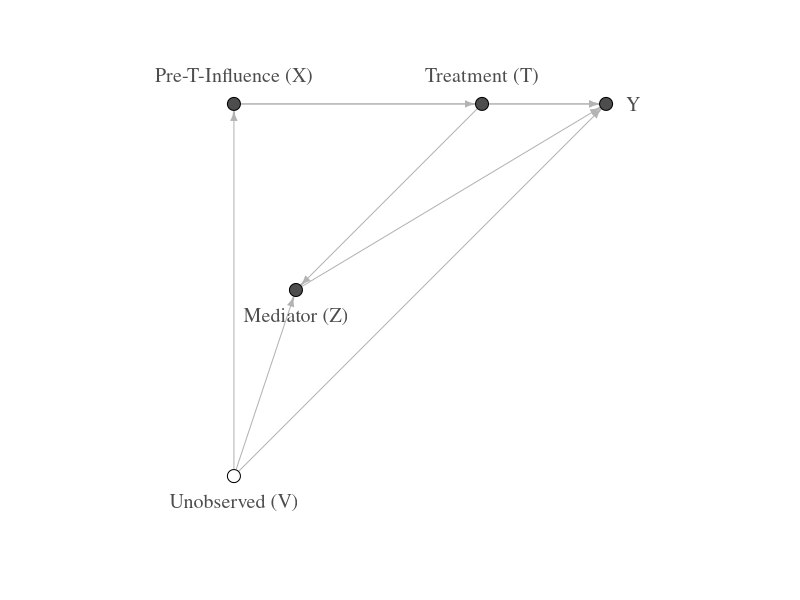
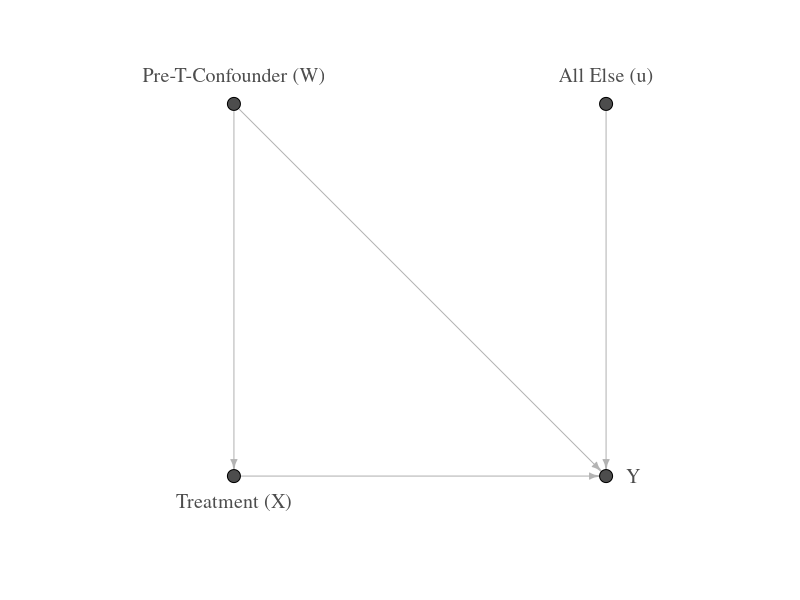
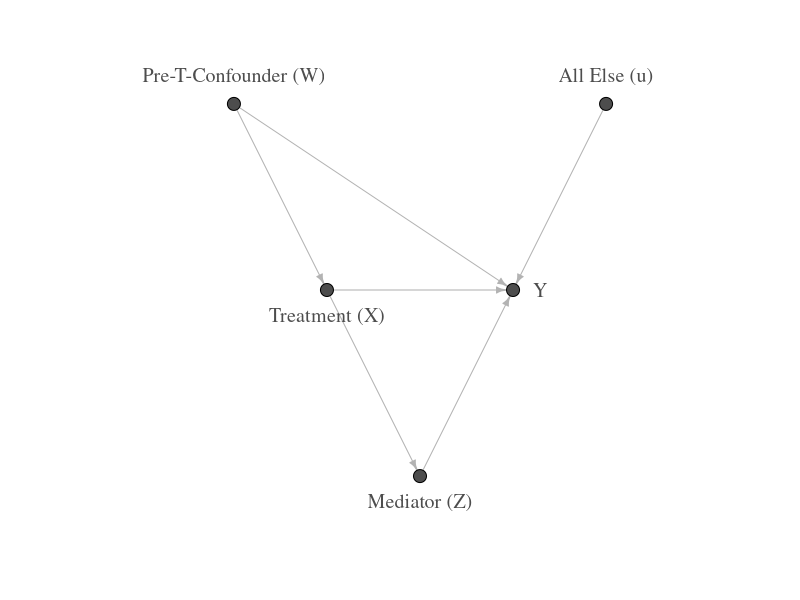
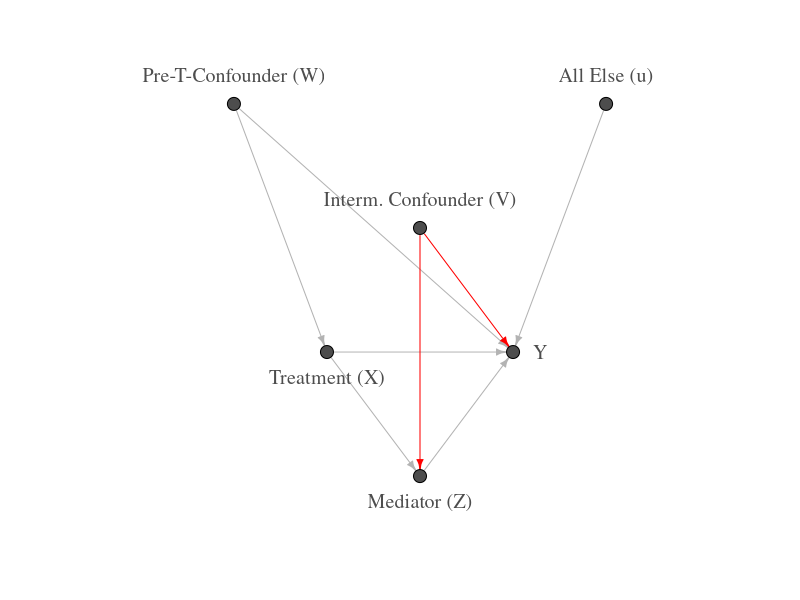
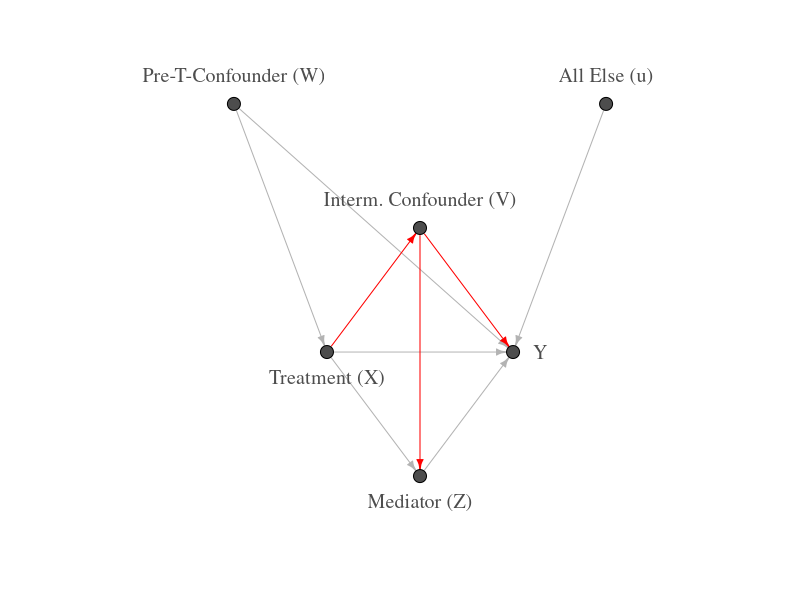

R code for these plots, in order:
## ---- chunk 1
library(igraph)
library(tibble)
## ---- chunk 2
Nodes <- tribble(
  ~nodes,                 ~x, ~y, 
  "Pre-T-Influence (X)",   0,  1,  
  "Treatment (T)",         4,  1,  
  "Y",                     6,  1,  
  "Mediator (Z)",          1,  0,
  "Unobserved (V)",        0, -1)
Edges <- tribble(
  ~from,                 ~to,
  "Pre-T-Influence (X)", "Treatment (T)",
  "Pre-T-Influence (X)", "Y",
  "Treatment (T)",        "Y",
  "Treatment (T)",        "Mediator (Z)",
  "Mediator (Z)",         "Y",
  "Unobserved (V)",       "Y",
  "Unobserved (V)",       "Pre-T-Influence (X)",
  "Unobserved (V)",       "Mediator (Z)")
plot(graph_from_data_frame(vertices=Nodes, d=Edges, directed=TRUE),
     vertex.color=c(rep("gray30", nrow(Nodes) -1), "white"), 
     vertex.size=7,
     label.font=2, vertex.size=30, vertex.label.cex=1.2,
     edge.arrow.size=0.5, edge.color="gray70", 
     vertex.label.color="gray30", vertex.label.dist=2,
     vertex.label.degree=c(-pi/2, -pi/2, 0, pi/2, pi/2))
## ---- chunk 3
Nodes <- tribble(
  ~nodes,                 ~x, ~y, 
  "Pre-T-Confounder (W)", -1,  1,  
  "Treatment (X)",        -1,  0,  
  "Y",                     1,  0,  
  "All Else (u)",          1,  1)
Edges <- tribble(
  ~from,                 ~to,
  "Pre-T-Confounder (W)", "Treatment (X)",
  "Pre-T-Confounder (W)", "Y",
  "Treatment (X)",        "Y",
  "All Else (u)",         "Y")
plot(graph_from_data_frame(vertices=Nodes, d=Edges, directed=TRUE),
     vertex.color="gray30", vertex.size=7,
     label.font=2, vertex.size=30, vertex.label.cex=1.2,
     edge.arrow.size=0.5, edge.color="gray70", 
     vertex.label.color="gray30", vertex.label.dist=2,
     vertex.label.degree=c(-pi/2,pi/2, 0, -pi/2))
## ---- chunk 4
Nodes <- tribble(
  ~nodes,                 ~x, ~y, 
  "Pre-T-Confounder (W)", -2,  1,  
  "Treatment (X)",        -1,  0,  
  "Y",                     1,  0,  
  "Mediator (Z)",          0, -1,
  "All Else (u)",          2,  1)
Edges <- tribble(
  ~from,                 ~to,
  "Pre-T-Confounder (W)", "Treatment (X)",
  "Pre-T-Confounder (W)", "Y",
  "Treatment (X)",        "Y",
  "Treatment (X)",        "Mediator (Z)",
  "Mediator (Z)",         "Y",
  "All Else (u)",         "Y")
plot(graph_from_data_frame(vertices=Nodes, d=Edges, directed=TRUE),
     vertex.color="gray30", vertex.size=7,
     label.font=2, vertex.size=30, vertex.label.cex=1.2,
     edge.arrow.size=0.5, edge.color="gray70", 
     vertex.label.color="gray30", vertex.label.dist=2,
     vertex.label.degree=c(-pi/2,pi/2, 0, pi/2, -pi/2))
## ---- chunk 5
Nodes <- tribble(
  ~nodes,                 ~x, ~y, 
  "Pre-T-Confounder (W)", -2,  2,  
  "Treatment (X)",        -1,  0,  
  "Y",                     1,  0,  
  "Mediator (Z)",          0, -1,
  "Interm. Confounder (V)",0,  1,
  "All Else (u)",          2,  2)
Edges <- tribble(
  ~from,                  ~to,
  "Pre-T-Confounder (W)",  "Treatment (X)",
  "Pre-T-Confounder (W)",  "Y",
  "Treatment (X)",         "Y",
  "Treatment (X)",         "Mediator (Z)",
  "Interm. Confounder (V)","Mediator (Z)",
  "Interm. Confounder (V)","Y",
  "Mediator (Z)",          "Y",
  "All Else (u)",          "Y")
g1 <- graph_from_data_frame(vertices=Nodes, d=Edges, directed=TRUE)
E(g1)$color <- "gray70"
E(g1)$color[5:6] <- "red"
plot(g1,
     vertex.color="gray30", vertex.size=7,
     label.font=2, vertex.size=30, vertex.label.cex=1.2,
     edge.arrow.size=0.5, # edge.color="gray70", 
     vertex.label.color="gray30", vertex.label.dist=2,
     vertex.label.degree=c(-pi/2,pi/2, 0, pi/2, -pi/2, -pi/2))
## ---- chunk 6
Nodes <- tribble(
  ~nodes,                 ~x, ~y, 
  "Pre-T-Confounder (W)", -2,  2,  
  "Treatment (X)",        -1,  0,  
  "Y",                     1,  0,  
  "Mediator (Z)",          0, -1,
  "Interm. Confounder (V)",0,  1,
  "All Else (u)",          2,  2)
Edges <- tribble(
  ~from,                  ~to,
  "Pre-T-Confounder (W)",  "Treatment (X)",
  "Pre-T-Confounder (W)",  "Y",
  "Treatment (X)",         "Y",
  "Treatment (X)",         "Mediator (Z)",
  "Treatment (X)",         "Interm. Confounder (V)",
  "Interm. Confounder (V)","Mediator (Z)",
  "Interm. Confounder (V)","Y",
  "Mediator (Z)",          "Y",
  "All Else (u)",          "Y")
g1 <- graph_from_data_frame(vertices=Nodes, d=Edges, directed=TRUE)
E(g1)$color <- "gray70"
E(g1)$color[5:7] <- "red"
plot(g1,
     vertex.color="gray30", vertex.size=7,
     label.font=2, vertex.size=30, vertex.label.cex=1.2,
     edge.arrow.size=0.5, # edge.color="gray70", 
     vertex.label.color="gray30", vertex.label.dist=2,
     vertex.label.degree=c(-pi/2,pi/2, 0, pi/2, -pi/2, -pi/2))
## ---- chunk 7
set.seed(1234)
n <- 200
x <- rnorm(n, mean=0, sd=2)
interm_conf <-  rnorm(n, mean=0, sd=1)
mediator <- 0.3*x + 2 * interm_conf + rnorm(n, mean=2, sd=1.5)
y <- x + mediator + 2* interm_conf + rnorm(n, mean=0, sd=1)
summary(lm(y ~ x + mediator + interm_conf))

summary(lm(y ~ x))

summary(lm(y ~ x + mediator))
